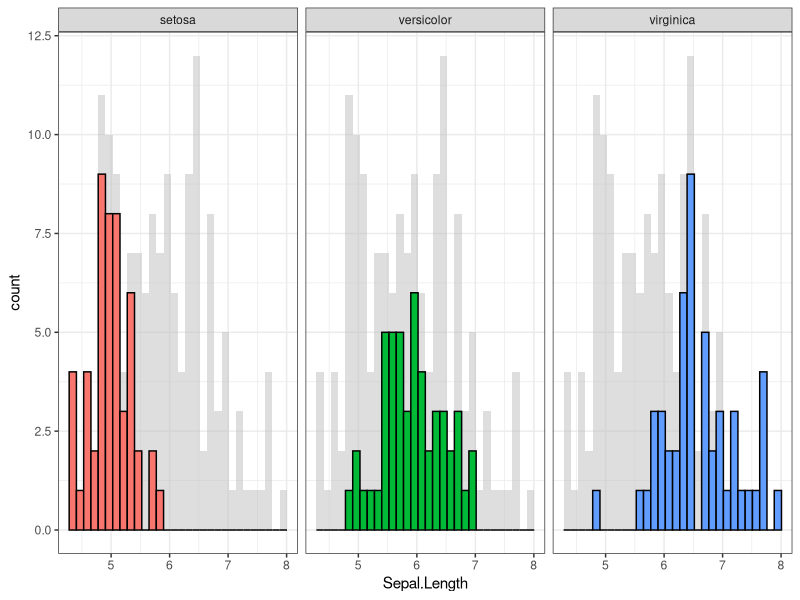
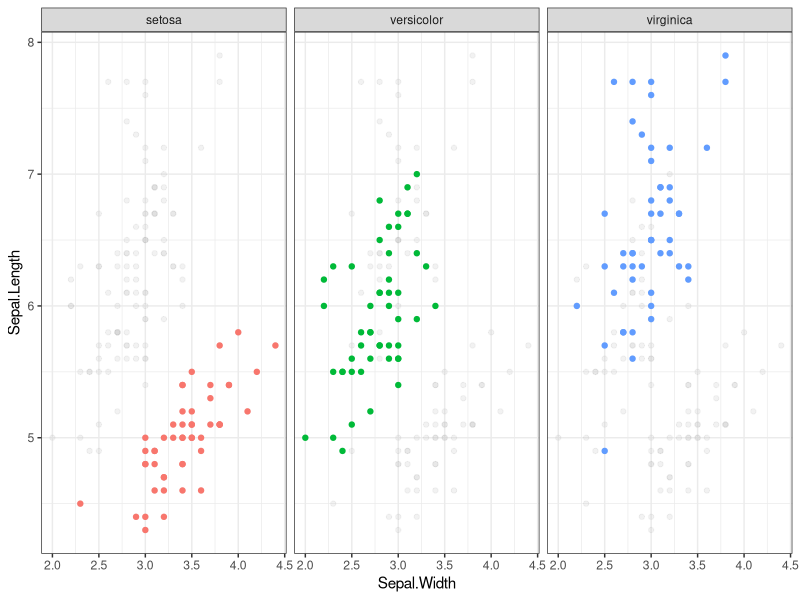

Write R code to recreate these figures, in order.
#
# Fancy Iris Data ggplot functions
# https://drsimonj.svbtle.com/plotting-background-data-for-groups-with-ggplot2
#

library(ggplot2)

geom_hist_basic <- function(var){
  ggplot(iris, aes_string(x = var)) +
    geom_histogram() +
    facet_wrap(~ Species)
}


geom_hist_fancy <- function(var){
  ggplot(iris, aes_string(x = var, fill = "Species")) +
    geom_histogram(data = iris[,-5], fill = "grey", alpha = .5) +
    geom_histogram(colour = "black") +
    facet_wrap(~ Species) +
    guides(fill = FALSE) +
    theme_bw()
}

geom_hist_fancy("Sepal.Length")

points_facet <- function(x_var, y_var){
  ggplot(iris, aes_string(x = x_var, y = y_var, colour = "Species")) +
    geom_point(data = iris[,-5], colour = "grey", alpha = .2) +
    geom_point() +
    facet_wrap(~ Species) +
    guides(colour = FALSE) +
    theme_bw()
}

points_facet("Sepal.Width", "Sepal.Length")

compare_iris <- function(length, width){
  new.iris <- data.frame(Sepal.Length=length, Sepal.Width=width)
  ggplot(iris, aes_string(x = "Sepal.Width", y = "Sepal.Length", colour = "Species")) +
    geom_point(data = new.iris, colour = "black", alpha = 1) +
    geom_point(alpha = .5) +
    facet_wrap(~ Species) +
    guides(colour = FALSE) +
    theme_bw()
}
